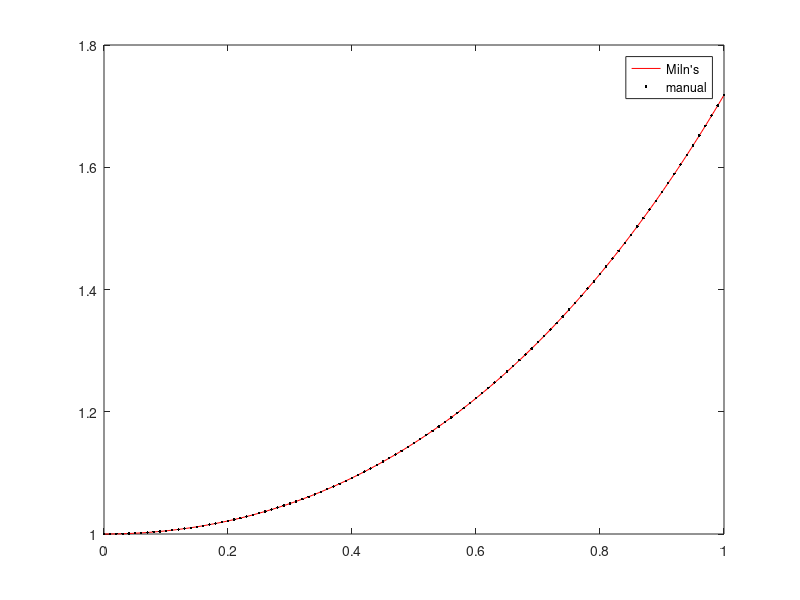

The MATLAB source for this figure:
disp("Lab4");

function rez = fun(x,t)
rez = t+x-1;
endfunction

function rez = solved(t)
rez = exp(t)-t;
endfunction

function [x, t] = miln(func, a, b, n, x0)
    h = (b - a) / n;
    x(1) = x0; 
    xp(1) = x(1);
    t = 1:n+1;
    for i = 1:n+1 
        t(i) = a + (i-1)*h;
    end
    
    for i = 2:4
        K1 = feval(func,t(i-1), x(i - 1));
        K2 = feval(func,t(i-1) + h/2, x(i-1) + h/2 * K1);
        K3 = feval(func,t(i-1) + h/2, x(i-1) + h/2 * K2);
        K4 = feval(func,t(i-1) + h, x(i-1) + h * K3);
        delta = h/6 * (K1 + 2*K2 + 2*K3 + K4);
        x(i) = x(i-1) + delta;
        xp(i) = x(i);
    end
    for i = 4:n 
        xp(i+1) = x(i-3)+4*h/3*(2*feval(func,t(i-2),x(i-2))-feval(func,t(i-1),x(i-1))+feval(func,t(i),x(i)));
        m = xp(i+1) + 28/29 * (x(i) - xp(i));
        x(i+1) = x(i-1)+h/3*(feval(func,t(i-1),x(i-1))+4*feval(func,t(i),x(i))+feval(func,t(i+1),m));
    end
end


[x1, t1] = miln("fun",0, 1, 100, 1);
t2 = 0:0.01:1;   
x2 = solved(t2);
plot(t1, x1, 'r', t2, x2, 'ck.')
legend("Miln's", "manual")

